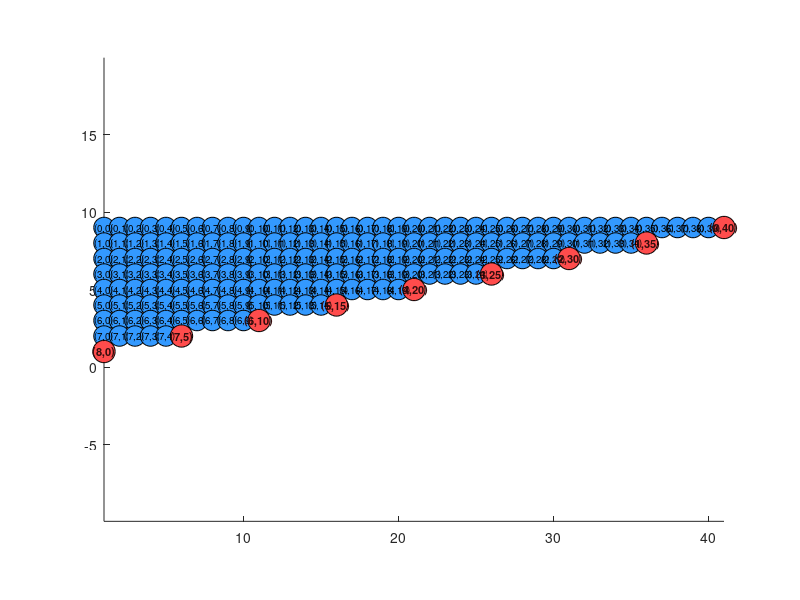

This chart was generated by the following MATLAB code: (Note: this script raises an error after producing the figure.)
% ================================================================
% draw_full_state_space.m
% Draw full CTMC state-space for two-class loss system:
% voice uses 1 circuit, video uses 5 circuits, total C = 40.
% States: (ns, nv) with 5*ns + nv <= 40. Colors blocking states red.
% Saves figure to 'ctmc_full_grid.png'.
% ================================================================

C = 40;
cv = 1; cs = 5;
mu_v = 1/180; mu_s = 1/120;
lambda_v_str = '\lambda_v';
lambda_s_str = '\lambda_s';

% Build state list
states = [];
for ns = 0:floor(C/cs)
    for nv = 0:C
        if cs*ns + cv*nv <= C
            states = [states; ns, nv];
        end
    end
end
N = size(states,1);

index = containers.Map();
for k=1:N
    key = sprintf('%d_%d', states(k,1), states(k,2));
    index(key) = k;
end

max_ns = max(states(:,1));

nv_max_per_ns = zeros(max_ns+1,1);
for ns = 0:max_ns
    nv_max_per_ns(ns+1) = floor((C - cs*ns)/cv);
end
X = zeros(N,1);
Y = zeros(N,1);
for k=1:N
    ns = states(k,1); nv = states(k,2);
    X(k) = nv + 1;              
    Y(k) = max_ns - ns + 1;     
end

% Determine blocking states 
is_block = false(N,1);
for k=1:N
    ns = states(k,1); nv = states(k,2);
    if cs*ns + cv*nv == C
        is_block(k) = true;
    end
end

% Plot
figure('Units','normalized','Position',[0.05 0.05 0.9 0.8],'Color','w');
hold on;
axis equal
scale = 1;  
X = X * scale;
Y = Y * scale;

scatter(X(~is_block), Y(~is_block), 220, [0.2 0.6 1], 'filled', 'MarkerEdgeColor', [0 0 0]);
scatter(X(is_block), Y(is_block), 260, [1 0.3 0.3], 'filled', 'MarkerEdgeColor', [0 0 0]);

% Annotate nodes with (ns,nv)
for k=1:N
    ns = states(k,1); nv = states(k,2);
    txt = sprintf('(%d,%d)', ns, nv);
    if is_block(k)
        text(X(k), Y(k), txt, 'HorizontalAlignment','center','VerticalAlignment','middle',...
            'FontSize',8,'FontWeight','bold','Color',[0.2 0.05 0.05]);
    else
        text(X(k), Y(k), txt, 'HorizontalAlignment','center','VerticalAlignment','middle',...
            'FontSize',7,'Color',[0 0 0]);
    end
end

arrowColor = [0 0 0];
for k=1:N
    ns = states(k,1); nv = states(k,2);
    used = cs*ns + cv*nv;
    x0 = X(k); y0 = Y(k);
    % voice arrival -> (ns, nv+1)
    if used + cv <= C
        keyj = sprintf('%d_%d', ns, nv+1);
        j = index(keyj);
        x1 = X(j); y1 = Y(j);
        % draw arrow with small offset to reduce overlap
        drawArrow([x0,y0],[x1,y1], arrowColor, 0.12);
        % optional label: lambda_v near midpoint
        xm = (x0+x1)/2; ym = (y0+y1)/2;
        text(xm, ym+0.08, '\lambda_v','FontSize',7,'HorizontalAlignment','center');
    end
    % voice departure -> (ns, nv-1)
    if nv > 0
        keyj = sprintf('%d_%d', ns, nv-1);
        j = index(keyj);
        x1 = X(j); y1 = Y(j);
        drawArrow([x0,y0],[x1,y1], arrowColor, 0.06);
        xm = (x0+x1)/2; ym = (y0+y1)/2;
        text(xm, ym-0.08, sprintf('%d\\mu_v', nv),'FontSize',7,'HorizontalAlignment','center');
    end
    % video arrival -> (ns+1, nv)
    if used + cs <= C
        keyj = sprintf('%d_%d', ns+1, nv);
        if isKey(index, keyj)
            j = index(keyj);
            x1 = X(j); y1 = Y(j);
            drawArrow([x0,y0],[x1,y1], arrowColor, 0.12);
            xm = (x0+x1)/2; ym = (y0+y1)/2;
            text(xm+0.08, ym, '\lambda_s','FontSize',7,'Rotation',0,'HorizontalAlignment','center');
        end
    end
    % video departure -> (ns-1, nv)
    if ns > 0
        keyj = sprintf('%d_%d', ns-1, nv);
        if isKey(index, keyj)
            j = index(keyj);
            x1 = X(j); y1 = Y(j);
            drawArrow([x0,y0],[x1,y1], arrowColor, 0.06);
            xm = (x0+x1)/2; ym = (y0+y1)/2;
            text(xm-0.08, ym, sprintf('%d\\mu_s', ns),'FontSize',7,'HorizontalAlignment','center');
        end
    end
end

xlim([0.5, max(X)+0.5]); ylim([0.5, max(Y)+0.5]);
xlabel('n_v (voice calls)');
ylabel('n_s (video calls) [inverted axis]');
title('Full CTMC state-space: states (n_s,n_v) with 5n_s + n_v <= 40','FontSize',12);
set(gca,'XTick',0:5:max(X),'YTick',1:max(Y),'YDir','normal');

% Legend
h1 = scatter(-10,-10,140,[0.2 0.6 1],'filled');
h2 = scatter(-10,-10,160,[1 0.4 0.4],'filled');
legend([h1,h2],{'Normal states','Blocking states'},'Location','northeastoutside');

xlim([-1, max(X)+1]);
ylim([-1, max(Y)+1]);

% Save PNG
set(gcf,'Position',[100,100,1500,900]);
print(gcf,'ctmc_full_grid.png','-dpng','-r600');
fprintf('Saved figure to ctmc_full_grid.png\n');

function drawArrow(p0,p1,color,shrink)
    v = p1 - p0;
    L = norm(v);
    if L==0, return; end
    p0s = p0 + (shrink)*v;
    p1s = p1 - (shrink)*v;
    quiver(p0s(1),p0s(2),p1s(1)-p0s(1),p1s(2)-p0s(2),0,'Color',color,'MaxHeadSize',0.5,'LineWidth',0.8);
end
